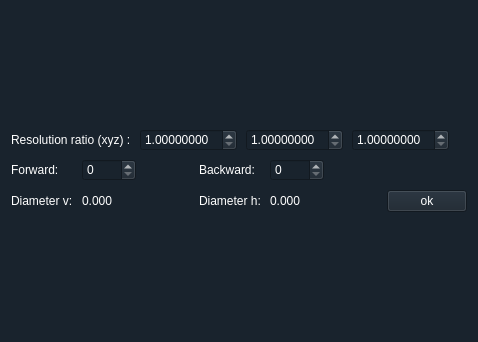
<?xml version="1.0" encoding="UTF-8"?>
<ui version="4.0">
 <class>radius_plot_form</class>
 <widget class="QWidget" name="radius_plot_form">
  <property name="geometry">
   <rect>
    <x>0</x>
    <y>0</y>
    <width>478</width>
    <height>342</height>
   </rect>
  </property>
  <property name="windowTitle">
   <string>radius_plot_form</string>
  </property>
  <property name="styleSheet">
   <string notr="true">color: rgb(255, 255, 255);
font: 9pt &quot;微软雅黑&quot;;
background-color: rgb(25, 35, 45);</string>
  </property>
  <layout class="QVBoxLayout" name="verticalLayout_radius_plot">
   <item>
    <widget class="QWidget" name="radius_plot_widget" native="true">
     <layout class="QVBoxLayout" name="verticalLayout_plot2">
      <property name="leftMargin">
       <number>0</number>
      </property>
      <property name="topMargin">
       <number>0</number>
      </property>
      <property name="rightMargin">
       <number>0</number>
      </property>
      <property name="bottomMargin">
       <number>0</number>
      </property>
      <item>
       <layout class="QVBoxLayout" name="verticalLayout_plot">
        <property name="spacing">
         <number>8</number>
        </property>
        <property name="sizeConstraint">
         <enum>QLayout::SetMaximumSize</enum>
        </property>
        <item>
         <layout class="QVBoxLayout" name="verticalLayout_direction"/>
        </item>
        <item>
         <layout class="QGridLayout" name="gridLayout_3">
          <property name="horizontalSpacing">
           <number>9</number>
          </property>
          <item row="0" column="1">
           <widget class="QDoubleSpinBox" name="x_resolution_doubleSpinBox">
            <property name="decimals">
             <number>8</number>
            </property>
            <property name="minimum">
             <double>1.000000000000000</double>
            </property>
            <property name="singleStep">
             <double>0.100000000000000</double>
            </property>
           </widget>
          </item>
          <item row="0" column="2">
           <widget class="QDoubleSpinBox" name="y_resolution_doubleSpinBox">
            <property name="decimals">
             <number>8</number>
            </property>
            <property name="minimum">
             <double>1.000000000000000</double>
            </property>
            <property name="singleStep">
             <double>0.100000000000000</double>
            </property>
           </widget>
          </item>
          <item row="0" column="3">
           <widget class="QDoubleSpinBox" name="z_resolution_doubleSpinBox">
            <property name="decimals">
             <number>8</number>
            </property>
            <property name="minimum">
             <double>1.000000000000000</double>
            </property>
            <property name="singleStep">
             <double>0.100000000000000</double>
            </property>
           </widget>
          </item>
          <item row="0" column="0">
           <widget class="QLabel" name="resolution_label">
            <property name="text">
             <string>Resolution ratio (xyz) :</string>
            </property>
           </widget>
          </item>
          <item row="0" column="4">
           <spacer name="horizontalSpacer_2">
            <property name="orientation">
             <enum>Qt::Horizontal</enum>
            </property>
            <property name="sizeHint" stdset="0">
             <size>
              <width>40</width>
              <height>20</height>
             </size>
            </property>
           </spacer>
          </item>
         </layout>
        </item>
        <item>
         <layout class="QGridLayout" name="gridLayout">
          <property name="spacing">
           <number>9</number>
          </property>
          <item row="1" column="6">
           <widget class="QPushButton" name="res_save_Button">
            <property name="text">
             <string>ok</string>
            </property>
           </widget>
          </item>
          <item row="0" column="2">
           <spacer name="horizontalSpacer">
            <property name="orientation">
             <enum>Qt::Horizontal</enum>
            </property>
            <property name="sizeHint" stdset="0">
             <size>
              <width>40</width>
              <height>20</height>
             </size>
            </property>
           </spacer>
          </item>
          <item row="0" column="5">
           <spacer name="horizontalSpacer_3">
            <property name="orientation">
             <enum>Qt::Horizontal</enum>
            </property>
            <property name="sizeHint" stdset="0">
             <size>
              <width>40</width>
              <height>20</height>
             </size>
            </property>
           </spacer>
          </item>
          <item row="0" column="3">
           <widget class="QLabel" name="backward_label">
            <property name="minimumSize">
             <size>
              <width>0</width>
              <height>0</height>
             </size>
            </property>
            <property name="maximumSize">
             <size>
              <width>16777215</width>
              <height>30</height>
             </size>
            </property>
            <property name="text">
             <string>Backward:</string>
            </property>
           </widget>
          </item>
          <item row="0" column="0">
           <widget class="QLabel" name="forward_label">
            <property name="maximumSize">
             <size>
              <width>16777215</width>
              <height>30</height>
             </size>
            </property>
            <property name="text">
             <string>Forward:</string>
            </property>
           </widget>
          </item>
          <item row="0" column="1">
           <widget class="QSpinBox" name="forward_spinBox">
            <property name="maximum">
             <number>9999</number>
            </property>
           </widget>
          </item>
          <item row="1" column="1">
           <widget class="QLabel" name="d_v_nums_label">
            <property name="text">
             <string>0.000</string>
            </property>
           </widget>
          </item>
          <item row="0" column="4">
           <widget class="QSpinBox" name="backward_spinBox">
            <property name="maximum">
             <number>9999</number>
            </property>
           </widget>
          </item>
          <item row="1" column="0">
           <widget class="QLabel" name="d_v_label">
            <property name="text">
             <string>Diameter v:</string>
            </property>
           </widget>
          </item>
          <item row="1" column="3">
           <widget class="QLabel" name="d_h_label">
            <property name="text">
             <string>Diameter h:</string>
            </property>
           </widget>
          </item>
          <item row="1" column="4">
           <widget class="QLabel" name="d_h_nums_label">
            <property name="text">
             <string>0.000</string>
            </property>
           </widget>
          </item>
         </layout>
        </item>
       </layout>
      </item>
     </layout>
    </widget>
   </item>
  </layout>
 </widget>
 <resources/>
 <connections/>
</ui>
